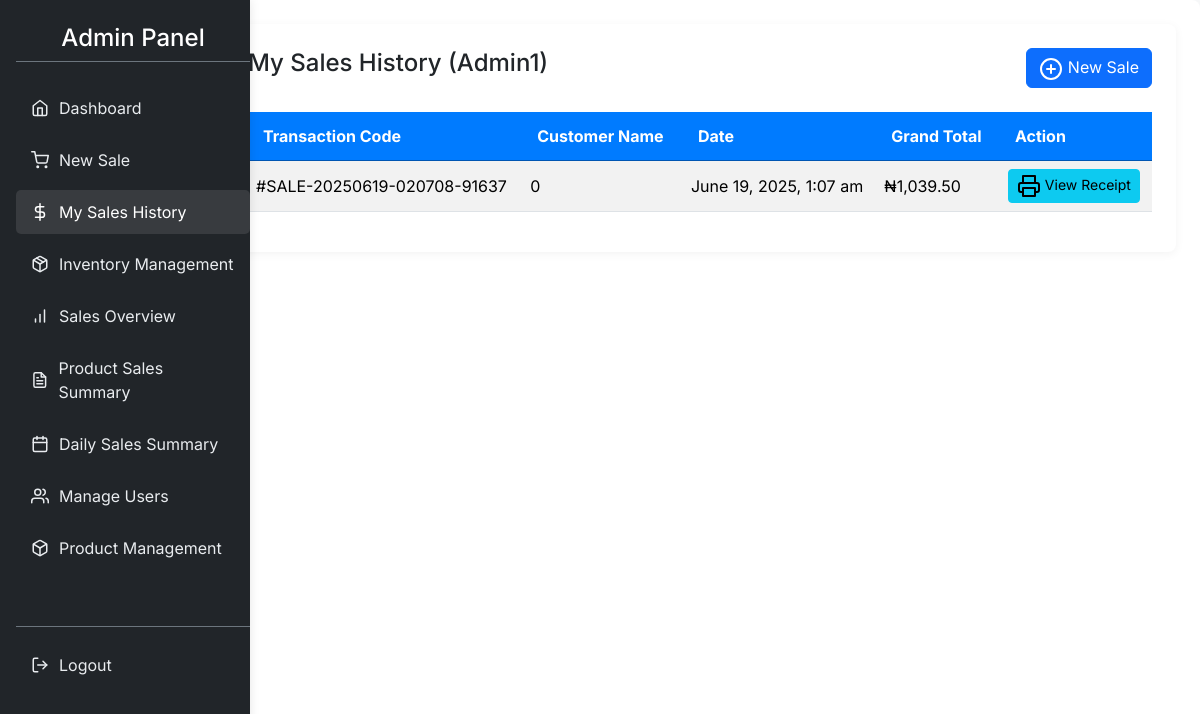
Screenshot of /my_sales_history.php (signed in) with the database file from the repository.
### tables this page shows
CREATE TABLE `sales` (
  `sale_id` int(11) NOT NULL,
  `transaction_code` varchar(50) NOT NULL COMMENT 'Unique code for the transaction, e.g., SALE-YYMMDD-XXXX',
  `cashier_id` int(11) NOT NULL COMMENT 'Foreign key to the users table',
  `customer_name` varchar(255) DEFAULT NULL COMMENT 'Optional customer name',
  `sale_date` datetime DEFAULT current_timestamp() COMMENT 'Date and time the sale occurred',
  `subtotal` decimal(10,2) NOT NULL COMMENT 'Sum of all item prices * quantities before discount',
  `discount_percentage` decimal(5,2) DEFAULT 0.00 COMMENT 'Percentage discount applied to the sale',
  `discount_amount` decimal(10,2) DEFAULT 0.00 COMMENT 'Calculated discount amount',
  `grand_total` decimal(10,2) NOT NULL COMMENT 'Final amount after discount',
  `amount_paid` decimal(10,2) NOT NULL COMMENT 'Amount received from the customer',
  `change_amount` decimal(10,2) NOT NULL COMMENT 'Change given back to the customer',
  `payment_method` varchar(50) DEFAULT 'Cash' COMMENT 'e.g., Cash, Card, Mobile Money',
  `status` varchar(50) DEFAULT 'Completed' COMMENT 'e.g., Completed, Refunded, Pending',
  `created_at` timestamp NOT NULL DEFAULT current_timestamp(),
  `updated_at` timestamp NOT NULL DEFAULT current_timestamp() ON UPDATE current_timestamp()
);

### my_sales_history.php (the view, shortened to what this page needs)
<?php
require_once 'db_connect.php';
$user_id = $_SESSION['user_id'];
$username = $_SESSION['username'];
$roleTitle = ucfirst($_SESSION['role']);
$salesHistory = [];
$query = "SELECT sale_id, transaction_code, customer_name, sale_date, grand_total
          FROM sales
          WHERE cashier_id = ?
          ORDER BY sale_date DESC";
if ($stmt = $conn->prepare($query)) {
    $stmt->bind_param("i", $user_id);
    $stmt->execute();
    $result = $stmt->get_result();
    if ($result) {
        while ($row = $result->fetch_assoc()) {
            $salesHistory[] = $row;
        }
    } else {
        error_log("MySQLi get_result failed for sales history: " . $conn->error);
        $error_message = "Could not retrieve sales history. Database error.";
    }
} else {
    error_log("MySQLi Prepare failed for sales history query: " . $conn->error);
    $error_message = "Could not retrieve sales history. Please try again later.";
}
?>
<!DOCTYPE html>
<html lang="en">
<head>
    <link href="https://cdn.jsdelivr.net/npm/bootstrap@5.3.3/dist/css/bootstrap.min.css" rel="stylesheet">
</head>
<body>
<div class="container-fluid">
    <div class="row">
        <nav class="col-md-3 col-lg-2 d-md-block bg-dark text-white sidebar py-3">
            <h4 class="text-white ms-3 py-2 text-center border-bottom border-secondary mb-4">
                <?php echo htmlspecialchars($roleTitle); ?> Panel
            </h4>
            <ul class="nav flex-column ms-3">
                <li class="nav-item mb-2">
                    <a class="nav-link" href="my_dashboard.php">
                        <span data-feather="home"></span> Dashboard
                    </a>
                </li>
                <li class="nav-item mb-2">
                    <a class="nav-link" href="new_sale.php">
                        <span data-feather="shopping-cart"></span> New Sale
                    </a>
                </li>
                <li class="nav-item mb-2">
                    <a class="nav-link active" aria-current="page" href="my_sales_history.php">
                        <span data-feather="dollar-sign"></span> My Sales History
                    </a>
                </li>
                <?php if (in_array($_SESSION['role'], ['manager', 'admin'])) : ?>
                    <li class="nav-item mb-2">
                        <a class="nav-link" href="inventory_management.php">
                            <span data-feather="package"></span> Inventory Management
                        </a>
                    </li>
                    <li class="nav-item mb-2">
                        <a class="nav-link" href="sales_overview.php">
                            <span data-feather="bar-chart"></span> Sales Overview
                        </a>
                    </li>
                    <li class="nav-item mb-2">
                        <a class="nav-link" href="product_sales_summary.php">
                            <span data-feather="file-text"></span> Product Sales Summary
                        </a>
                    </li>
                    <li class="nav-item mb-2">
                        <a class="nav-link" href="daily_sales_summary.php">
                            <span data-feather="calendar"></span> Daily Sales Summary
                        </a>
                    </li>
                <?php endif; ?>
                <?php if ($_SESSION['role'] === 'admin') : ?>
                    <li class="nav-item mb-2">
                        <a class="nav-link" href="manage_users.php">
                            <span data-feather="users"></span> Manage Users
                        </a>
                    </li>
                    <li class="nav-item mb-2">
                        <a class="nav-link" href="product_management.php">
                            <span data-feather="box"></span> Product Management
                        </a>
                    </li>
                <?php endif; ?>
                <li class="nav-item mt-5 pt-3 border-top border-secondary">
                    <a class="nav-link text-danger" href="logout.php">
                        <span data-feather="log-out"></span> Logout
                    </a>
                </li>
            </ul>
        </nav>
        <main class="col-md-9 ms-sm-auto col-lg-10 px-md-4 py-4">
            <div class="card p-4">
                <div class="d-flex justify-content-between align-items-center mb-4">
                    <h2 class="h4">My Sales History (<?php echo htmlspecialchars($username); ?>)</h2>
                    <a href="new_sale.php" class="btn btn-primary">
                        <span data-feather="plus-circle"></span> New Sale
                    </a>
                </div>
                <?php if (empty($salesHistory)): ?>
                    <div class="alert alert-info text-center" role="alert">
                        You have not recorded any sales yet.
                    </div>
                <?php else: ?>
                    <div class="table-responsive">
                        <table class="table table-striped table-hover align-middle">
                            <thead>
                                <tr>
                                    <th>Transaction Code</th>
                                    <th>Customer Name</th>
                                    <th>Date</th>
                                    <th>Grand Total</th>
                                    <th>Action</th>
                                </tr>
                            </thead>
                            <tbody>
                                <?php foreach ($salesHistory as $sale): ?>
                                    <tr>
                                        <td>#<?php echo htmlspecialchars($sale['transaction_code']); ?></td>
                                        <td><?php echo htmlspecialchars($sale['customer_name']); ?></td>
                                        <td><?php echo date("F j, Y, g:i a", strtotime($sale['sale_date'])); ?></td>
                                        <td>₦<?php echo number_format($sale['grand_total'], 2); ?></td>
                                        <td>
                                            <a href="receipt.php?sale_id=<?php echo htmlspecialchars($sale['sale_id']); ?>" class="btn btn-info btn-sm" target="_blank">
                                                <span data-feather="printer"></span> View Receipt
                                            </a>
                                        </td>
                                    </tr>
                                <?php endforeach; ?>
                            </tbody>
                        </table>
                    </div>
                <?php endif; ?>
            </div>
        </main>
    </div>
</div>
</body>
</html>

### my_sales_history.php (style rules this page uses)
body { font-family: 'Inter', sans-serif; background-color: #f8f9fa; color: #343a40; }
.sidebar { position: fixed; top: 0; bottom: 0; left: 0; z-index: 1000; padding: 48px 0 0; box-shadow: 0 0 10px rgba(0, 0, 0, 0.1); background-color: #212529 !important; width: 250px; overflow-y: auto; overflow-x: hidden; }
.sidebar .nav-link { color: #e9ecef !important; transition: background-color 0.2s ease, color 0.2s ease; padding: 10px 15px; border-radius: 5px; display: flex; align-items: center; }
.sidebar .nav-link svg { margin-right: 10px; width: 18px; height: 18px; stroke-width: 2; }
.sidebar .nav-link:hover, .sidebar .nav-link.active { background-color: rgba(255, 255, 255, 0.1); color: #fff !important; }
main { margin-left: 250px; background-color: #fff; padding: 30px !important; border-radius: 8px; box-shadow: 0 4px 15px rgba(0, 0, 0, 0.05); min-height: 100vh; }
.card { border: none; border-radius: 8px; box-shadow: 0 2px 10px rgba(0, 0, 0, 0.05); margin-bottom: 25px; }
.table thead th { background-color: #007bff; color: #fff; border-color: #0056b3; padding: 12px 15px; vertical-align: middle; }

### rows the page displays
sales: transaction_code "SALE-20250619-020708-91637", customer_name "0", sale_date "June 19, 2025, 1:07 am", grand_total "1,039.50"

### other values shown
$roleTitle "Admin"
$username "Admin1"
